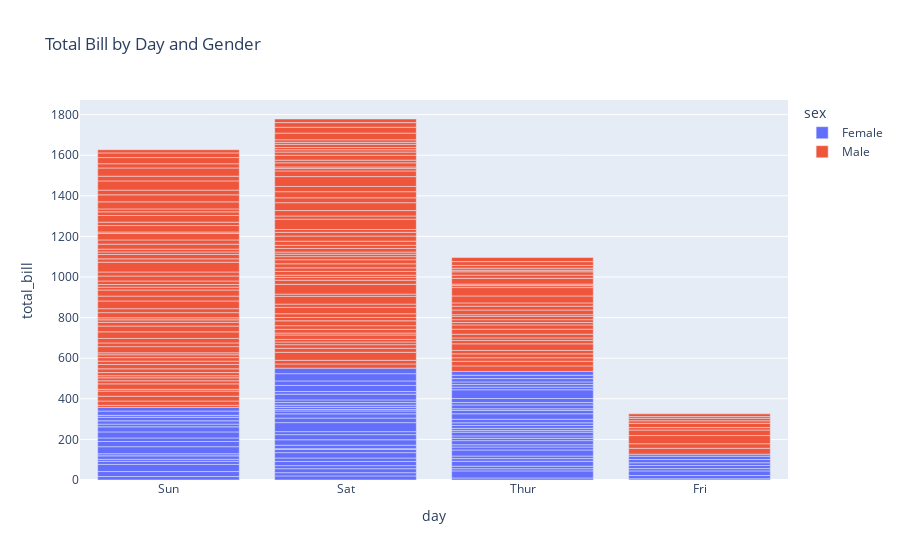

The cell this chart's notebook holds for it:
### Markdown cell above
### Bar Plots

Bar plots are used to display categorical data with rectangular bars. The height or length of each bar represents the count or value associated with each category. To create a bar plot using Plotly Express, use the `px.bar()` function.

Example:
```python
import plotly.express as px

data = px.data.tips()

fig = px.bar(data, x='day', y='total_bill', color='sex', title='Total Bill by Day and Gender')
fig.show()

### Code cell
import plotly.express as px

data = px.data.tips()

fig = px.bar(data, x='day', y='total_bill', color='sex', title='Total Bill by Day and Gender')
fig.show()

### Figure 1 — Plotly figure (JSON) as saved in the notebook; plotly's stock layout.template omitted (floating-point values rounded to 4 significant figures; data arrays with more than 128 entries replaced by an {"elided": "..."} marker saying what was removed)
{"data": [{"alignmentgroup": "True", "hovertemplate": "sex=Female<br>day=%{x}<br>total_bill=%{y}<extra></extra>", "legendgroup": "Female", "marker": {"color": "#636efa", "pattern": {"shape": ""}}, "name": "Female", "offsetgroup": "Female", "orientation": "v", "showlegend": true, "textposition": "auto", "type": "bar", "x": ["Sun", "Sun", "Sun", "Sun", "Sun", "Sun", "Sat", "Sat", "Sat", "Sat", "Sat", "Sat", "Sun", "Sun", "Sat", "Sat", "Sat", "Sat", "Sat", "Sat", "Sat", "Thur", "Thur", "Fri", "Fri", "Fri", "Fri", "Fri", "Sat", "Sat", "Sat", "Sat", "Sat", "Sun", "Sun", "Thur", "Thur", "Thur", "Thur", "Thur", "Thur", "Thur", "Thur", "Thur", "Thur", "Thur", "Thur", "Thur", "Thur", "Thur", "Thur", "Thur", "Thur", "Thur", "Thur", "Thur", "Thur", "Sun", "Sun", "Sun", "Sun", "Sun", "Sat", "Sat", "Sun", "Sun", "Sun", "Thur", "Thur", "Thur", "Thur", "Thur", "Thur", "Thur", "Sat", "Sat", "Sat", "Sat", "Sat", "Fri", "Fri", "Fri", "Fri", "Sat", "Sat", "Sat", "Thur"], "xaxis": "x", "y": [16.99, 24.59, 35.26, 14.83, 10.33, 16.97, 20.29, 15.77, 19.65, 15.06, 20.69, 16.93, 10.29, 34.81, 26.41, 16.45, 3.07, 17.07, 26.86, 25.28, 14.73, 10.07, 34.83, 5.75, 16.32, 22.75, 11.35, 15.38, 44.3, 22.42, 20.92, 14.31, 7.25, 25.71, 17.31, 10.65, 12.43, 24.08, 13.42, 12.48, 29.8, 14.52, 11.38, 20.27, 11.17, 12.26, 18.26, 8.51, 10.33, 14.15, 13.16, 17.47, 27.05, 16.43, 8.35, 18.64, 11.87, 29.85, 25, 13.39, 16.21, 17.51, 10.59, 10.63, 9.6, 20.9, 18.15, 19.81, 43.11, 13, 12.74, 13, 16.4, 16.47, 12.76, 13.27, 28.17, 12.9, 30.14, 13.42, 15.98, 16.27, 10.09, 22.12, 35.83, 27.18, 18.78], "yaxis": "y"}, {"alignmentgroup": "True", "hovertemplate": "sex=Male<br>day=%{x}<br>total_bill=%{y}<extra></extra>", "legendgroup": "Male", "marker": {"color": "#EF553B", "pattern": {"shape": ""}}, "name": "Male", "offsetgroup": "Male", "orientation": "v", "showlegend": true, "textposition": "auto", "type": "bar", "x": {"elided": "157 str values"}, "xaxis": "x", "y": {"elided": "157 float values"}, "yaxis": "y"}], "layout": {"barmode": "relative", "legend": {"title": {"text": "sex"}, "tracegroupgap": 0}, "title": {"text": "Total Bill by Day and Gender"}, "xaxis": {"anchor": "y", "domain": [0, 1], "title": {"text": "day"}}, "yaxis": {"anchor": "x", "domain": [0, 1], "title": {"text": "total_bill"}}}}
